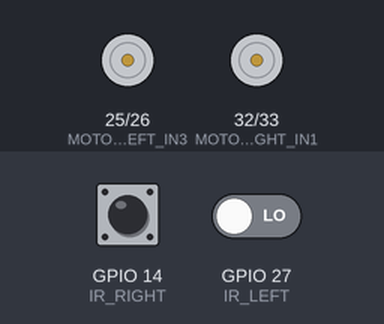
A sketch run on a simulated ESP8266 (NodeMCU). Shown: motor-driver pin pairs drawn as motors (green arrow = first pin HIGH = forward, orange = second pin HIGH = backward, longer = more drive). The test bench sets the inputs (shaded band); at power-on: GPIO 14 (IR_RIGHT) LOW, GPIO 27 (IR_LEFT) LOW. What the sketch prints to the serial monitor is not drawn.

Above: at 1.2 s.
1.3 s: GPIO 14 (IR_RIGHT) driven HIGH
At 2.4 s:
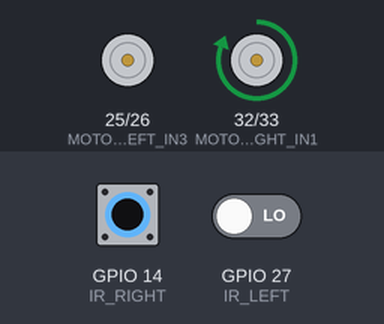
2.8 s: GPIO 27 (IR_LEFT) driven HIGH
At 3.14 s:
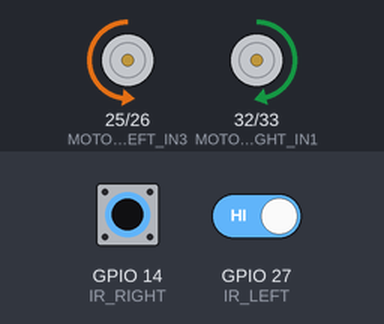
5.8 s: GPIO 27 (IR_LEFT) driven LOW
7.3 s: GPIO 27 (IR_LEFT) driven HIGH
10.3 s: GPIO 14 (IR_RIGHT) driven LOW
At 11.2 s:
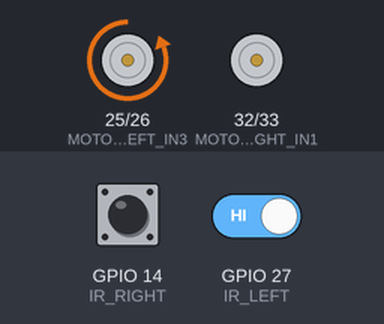
13.3 s: GPIO 14 (IR_RIGHT) pulsed HIGH 2 times (0.12 s each, 0.3 s apart)
Timing chart, 0 to 16.3 s (numbered marks = the images above; inputs shaded):
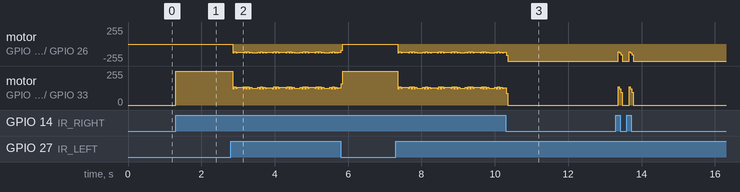

Measured:
- after the input at 1.3 s, motor on GPIO 32 (MOTOR_RIGHT_IN1) / GPIO 33 (MOTOR_RIGHT_IN2): stopped → forward 255/255 at once

The sketch:

line_follower.ino
```cpp
// Motors
#define MOTOR_RIGHT_IN1   32
#define MOTOR_RIGHT_IN2   33
#define MOTOR_LEFT_IN3    25
#define MOTOR_LEFT_IN4    26

// IR Sensors
#define IR_LEFT     27
#define IR_RIGHT    14

int IR_left_value   = 0; // Boolean?
int IR_right_value  = 0; // Boolean?

int state = 2;

void setup()
{
  // Reglage du port UART :
  Serial.begin(115200);

  pinMode(MOTOR_RIGHT_IN1,  OUTPUT);
  pinMode(MOTOR_RIGHT_IN2,  OUTPUT);
  pinMode(MOTOR_LEFT_IN3,   OUTPUT);
  pinMode(MOTOR_LEFT_IN4,   OUTPUT);

  // pinMode(IR_LEFT,INPUT);
  // pinMode(IR_LEFT,INPUT);
  attachInterrupt(IR_LEFT,  Read_IR_Left,   CHANGE);
  attachInterrupt(IR_RIGHT, Read_IR_Right,  CHANGE);

}

void loop()
{
  /*
  Serial.println("-------------");
  Serial.print("left:"); Serial.println(IR_left_value);
  Serial.print("right:"); Serial.println(IR_right_value);
  delay(100);
  */
  // /*
  switch(state)
  {
    case 0:
      Serial.println("driving right");
      Drive_right();
      if (IR_right_value == 1)
      {
        Serial.println("changing state to 1");
        state = 1;
      }
      break;

    case 1:
      Serial.println("driving left");
      Drive_left();
      if (IR_left_value == 1)
      {
        Serial.println("changing state to 0");
        state = 0;
      }
      break;

    case 2:
      Drive_stop();
      if (IR_left_value == 1)
      {
        state = 0;
      }
      if (IR_right_value == 1)
      {
        state = 1;
      }
  }
  // */
}

ICACHE_RAM_ATTR void Read_IR_Left()
{
  IR_left_value = digitalRead(IR_LEFT);
}

ICACHE_RAM_ATTR void Read_IR_Right()
{
  IR_right_value = digitalRead(IR_RIGHT);
}


void Motor_right(int direction){
  if (direction == 1)
  {
    digitalWrite(MOTOR_RIGHT_IN1,HIGH);
    digitalWrite(MOTOR_RIGHT_IN2,LOW);
  }
  else if (direction == -1)
  {
    digitalWrite(MOTOR_RIGHT_IN1,LOW);
    digitalWrite(MOTOR_RIGHT_IN2,HIGH);
  }
  else if (direction == 0)
  {
    digitalWrite(MOTOR_RIGHT_IN1,LOW);
    digitalWrite(MOTOR_RIGHT_IN2,LOW);
  }
  else
  {
    Serial.println("error");
  }
}

void Motor_left(int direction){
  if (direction == 1)
  {
    digitalWrite(MOTOR_LEFT_IN3,LOW);
    digitalWrite(MOTOR_LEFT_IN4,HIGH);
  }
  else if (direction == -1)
  {
    digitalWrite(MOTOR_LEFT_IN3,HIGH);
    digitalWrite(MOTOR_LEFT_IN4,LOW);
  }
  else if (direction == 0)
  {
    digitalWrite(MOTOR_LEFT_IN3,LOW);
    digitalWrite(MOTOR_LEFT_IN4,LOW);
  }
  else
  {
    Serial.println("error");
  }
}

void Drive_forwards(){
  Motor_right(1);
  Motor_left(1);
}

void Drive_backwards(){
  Motor_right(-1);
  Motor_left(-1);
}

void Drive_right(){
  Motor_right(0);
  Motor_left(1);
}

void Drive_left(){
  Motor_right(1);
  Motor_left(0);
}

void Drive_stop(){
  Motor_right(0);
  Motor_left(0);
}
```
